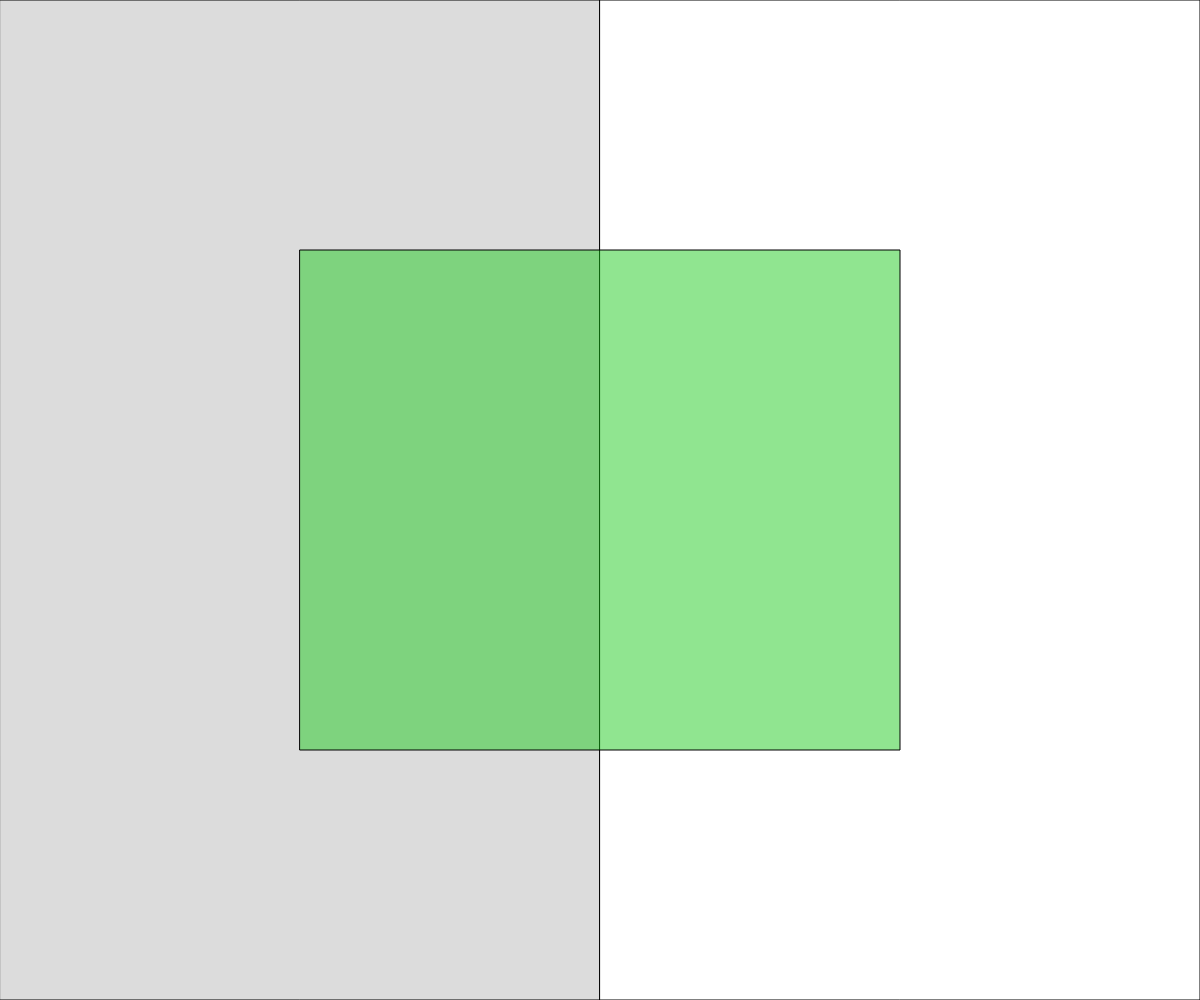
Frame 1 (no input)
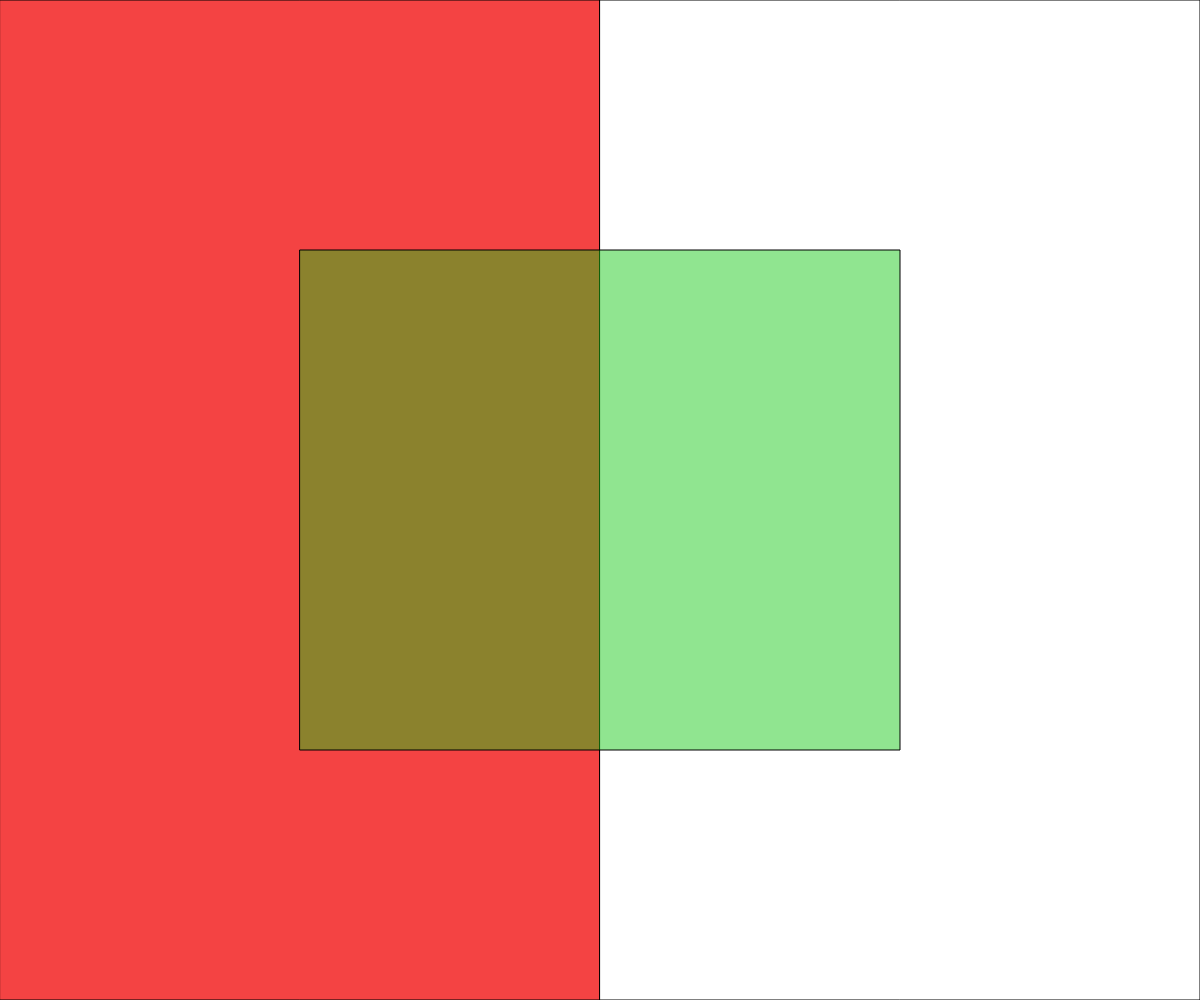
Frame 60 (no input)
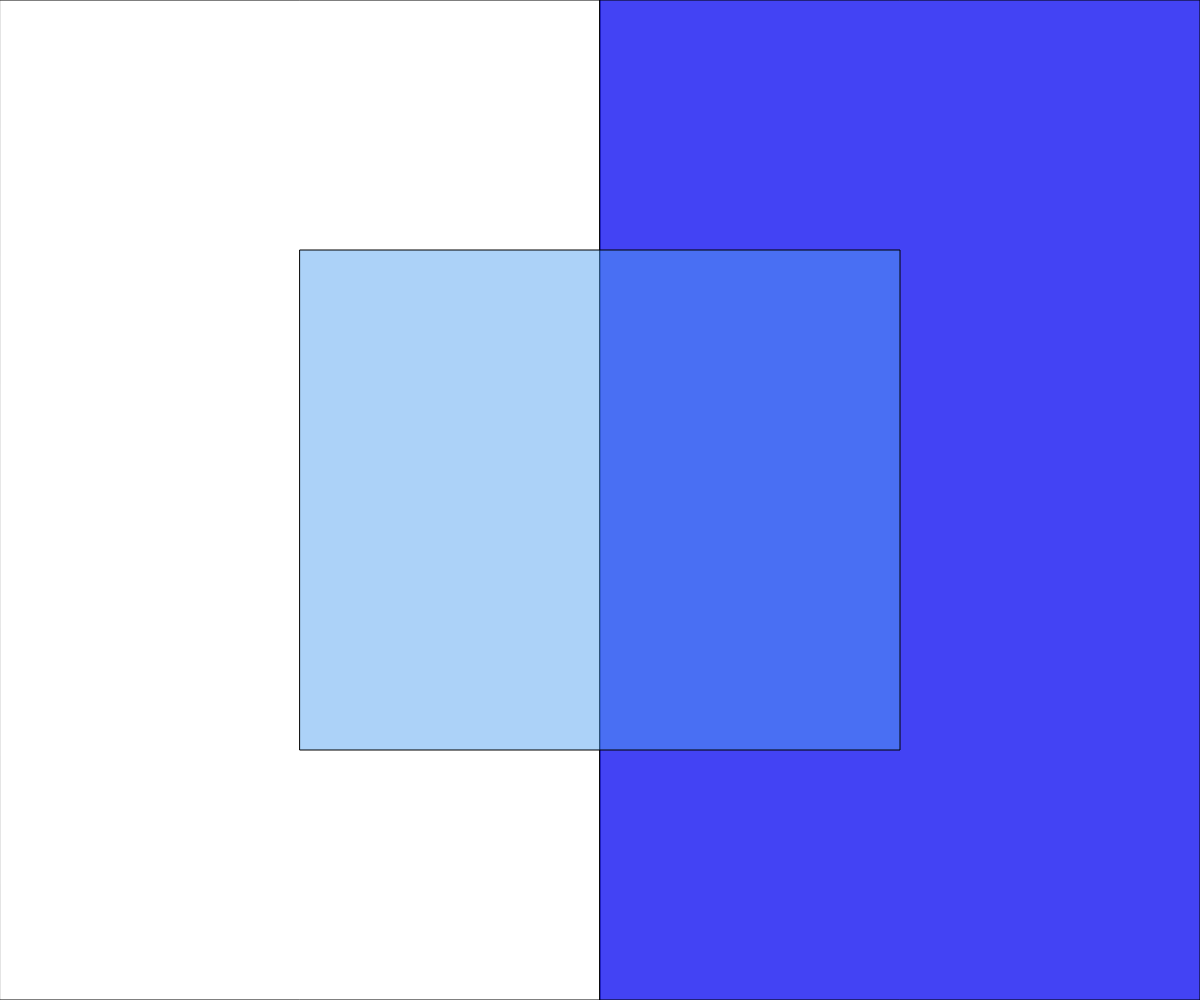
Frame 120 (the mouse pressed at the canvas centre since frame 60)

The p5.js sketch that drew these frames (run headless with seeded random() and noise() and a simulated clock; from frame 60 on, the mouse is pressed at the canvas centre):

// p5.js sketch
// ── sketch.js
// Project Title
// Your Name
// Date
//
// Extra for Experts:
// - describe what you did to take this project "above and beyond"

let onLeft , onRight; // Boolean state variables
let leftFade = 0;
let rightFade = 0;
const FADE_SPEED = 3;

function setup() {
  createCanvas(windowWidth, windowHeight);
  onLeft = false;
  onRight = false;
}

function updateCurrentSide(){
//update the state variables to represent which side
//of the canvas the mouse cursor is presently on 
  if(mouseX < width / 2.0){
    //mouse is on LEFT
    onLeft = true;
    onRight = false;
  }
  else {
    //mouse is on RIGHT
    onLeft = false;
    onRight = true;
  }

}

function draw() {
  background(220);
  updateCurrentSide();
  renderRectangle();
  //print("  Left:" + onLeft + "   Right" + onRight);
  if(mouseX > width*.25 && mouseX < width*.75 && mouseY > height*.25 && mouseY < height*75){
    fill(80,160,240,120)
  }
  else{
    fill(20,200,20,120);
  }
  rect(width*.25,height*.25, width / 2, height / 2);

}

function renderRectangle(){
  if (onLeft) {// onLeft === true
    fill (255,0,0, leftFade);
    leftFade += FADE_SPEED;
  }
  else{
    fill(255);
    leftFade = 0;
  }
  rect (0,0, width /2,height);
  
  //draw two rectangles on the screen
  if (onRight){
    fill (0, 0, 255, rightFade);
    rightFade += FADE_SPEED;
  }
  else {
    fill(255);
    rightFade = 0;
  }
  rect(width/2,0,width/2,height);
}
